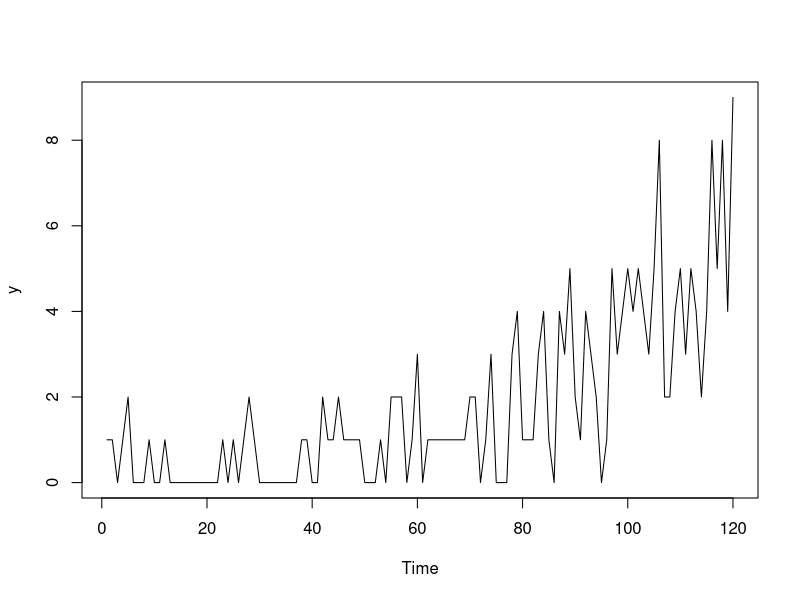

Here is the R script that generated this plot: (Note: this script raises an error after producing the figure.)
## ---- chunk 1
y <- ts(c(rpois(20,0.25),rpois(20,0.5),rpois(20,1),rpois(20,2),rpois(20,3),rpois(20,5)))
## ---- chunk 2
plot(y)
## ---- chunk 3
oETSFModel1 <- oes(y, occurrence="fixed", h=10, holdout=TRUE)
oETSFModel1
plot(oETSFModel1)
## ---- chunk 4
oETSOModel <- oes(y, model="MMN", occurrence="odds-ratio", h=10, holdout=TRUE)
oETSOModel
plot(oETSOModel)
## ---- chunk 5
oETSIModel <- oes(y, model="MMN", occurrence="inverse-odds-ratio", h=10, holdout=TRUE)
oETSIModel
plot(oETSIModel)
## ---- chunk 6
oETSGModel1 <- oesg(y, modelA="MNN", modelB="AAN", h=10, holdout=TRUE)
oETSGModel1
plot(oETSGModel1)
## ---- chunk 7
oETSGModel1$modelA
## ---- chunk 8
oETSDModel <- oes(y, model="MMN", occurrence="d", h=10, holdout=TRUE)
oETSDModel
plot(oETSDModel)
## ---- chunk 9
# Assumption | Differential Entropy
# Normal distribution
entropiesTable <- c("$\\epsilon_t \\sim \\mathcal{N}(0, \\sigma^2)$",
                    "$\\frac{1}{2}\\left(\\log(2\\pi\\sigma^2)+1\\right)$",
# Laplace distribution
                    "$\\epsilon_t \\sim \\mathcal{Laplace}(0, s)$",
                    "$1+\\log(2s)$",
# S distribution
                    "$\\epsilon_t \\sim \\mathcal{S}(0, s)$",
                    "$2+2\\log(2s)$",
# GN distribution
                    "$\\epsilon_t \\sim \\mathcal{GN}(0, s, \\beta)$",
                    "$\\beta^{-1}-\\log\\left(\\frac{\\beta}{2s\\Gamma\\left(\\beta^{-1}\\right)}\\right)$",
# Asymmetric Laplace distribution
                    "$\\epsilon_t \\sim \\mathcal{ALaplace}(0, s, \\alpha)$",
                    "$1+\\log(2s)$",
# IG distribution
                    "$1+\\epsilon_t \\sim \\mathcal{IG}(1, s)$",
                    "$\\frac{1}{2}\\left(\\log \\pi e s -\\log(2) \\right)$",
# Gamma distribution
                    "$1+\\epsilon_t \\sim \\mathcal{\\Gamma}(s^{-1}, s)$",
                    "$s^{-1} + \\log \\Gamma\\left(s^{-1} \\right) + \\left(1-s^{-1}\\right)\\psi\\left(s^{-1}\\right)$",
# logN distribution
                    "$1+\\epsilon_t \\sim \\mathrm{log}\\mathcal{N}\\left(-\\frac{\\sigma^2}{2}, \\sigma^2\\right)$",
                    "$\\frac{1}{2}\\left(\\log(2\\pi\\sigma^2)+1\\right)-\\frac{\\sigma^2}{2}$"
                    )
entropiesTable <- matrix(entropiesTable, 8, 2, byrow=TRUE,
                           dimnames=list(c("**Normal**","**Laplace**","**S**",
                                           "**Generalised Normal**","**Asymmetric Laplace**",
                                           "**Inverse Gaussian**","**Gamma**","**Log Normal**"),
                                         c("**Assumption**","**Differential Entropy**")))
kableTable <- kableExtra::kable(entropiesTable, escape=FALSE, caption="Differential entropies for different distributions. $\\Gamma(\\cdot)$ is the Gamma function, while $\\psi(\\cdot)$ is the digamma function.",
                                col.names=c("Assumption","Differential Entropy"), label="differentialEntropy")
kableExtra::kable_styling(kableTable, font_size=12, protect_latex=TRUE)
## ---- chunk 10
plot(y)
## ---- chunk 11
adamModelsiETS <- vector("list",4)
adamModelsiETS[[1]] <- adam(y, "MMN", occurrence="odds-ratio",
                            h=10, holdout=TRUE)
adamModelsiETS[[2]] <- adam(y, "MMN", occurrence="inverse-odds-ratio",
                            h=10, holdout=TRUE)
adamModelsiETS[[3]] <- adam(y, "MMN", occurrence="direct",
                            h=10, holdout=TRUE)
adamModelsiETS[[4]] <- adam(y, "MMN", occurrence="general",
                            h=10, holdout=TRUE)
adamModelsiETSAICcs <- setNames(sapply(adamModelsiETS,AICc),
                                c("odds-ratio","inverse-odds-ratio","direct","general"))
adamModelsiETSAICcs
## ---- chunk 12
i <- which.min(adamModelsiETSAICcs)
plot(adamModelsiETS[[i]],7)
## ---- chunk 13
adamModelsiETS[[i]]$occurrence
plot(adamModelsiETS[[i]]$occurrence)
## ---- chunk 14
oETSModel <- oes(y, "MMN", occurrence=names(adamModelsiETSAICcs)[i],
                 h=10, holdout=TRUE)
adamModeliARIMA <- adam(y, "NNN", occurrence=oETSModel, orders=c(0,2,2),
                        distribution="dlnorm", h=10, holdout=TRUE)
adamModeliARIMA
plot(adamModeliARIMA,7)
## ---- chunk 15
adamModelsiETS[[i]] <- adam(y, "MMN", occurrence=oETSModel,
                            h=10, holdout=TRUE)
adamModelsiETS[[i]]
plot(adamModelsiETS[[i]],7)
## ---- chunk 16
adamModeliARIMA <- adam(y, "NNN", occurrence=oETSModel, orders=c(0,2,2),
                        distribution="dinvgauss", h=10, holdout=TRUE, initial="back")
adamModeliARIMA
plot(adamModeliARIMA,7)
